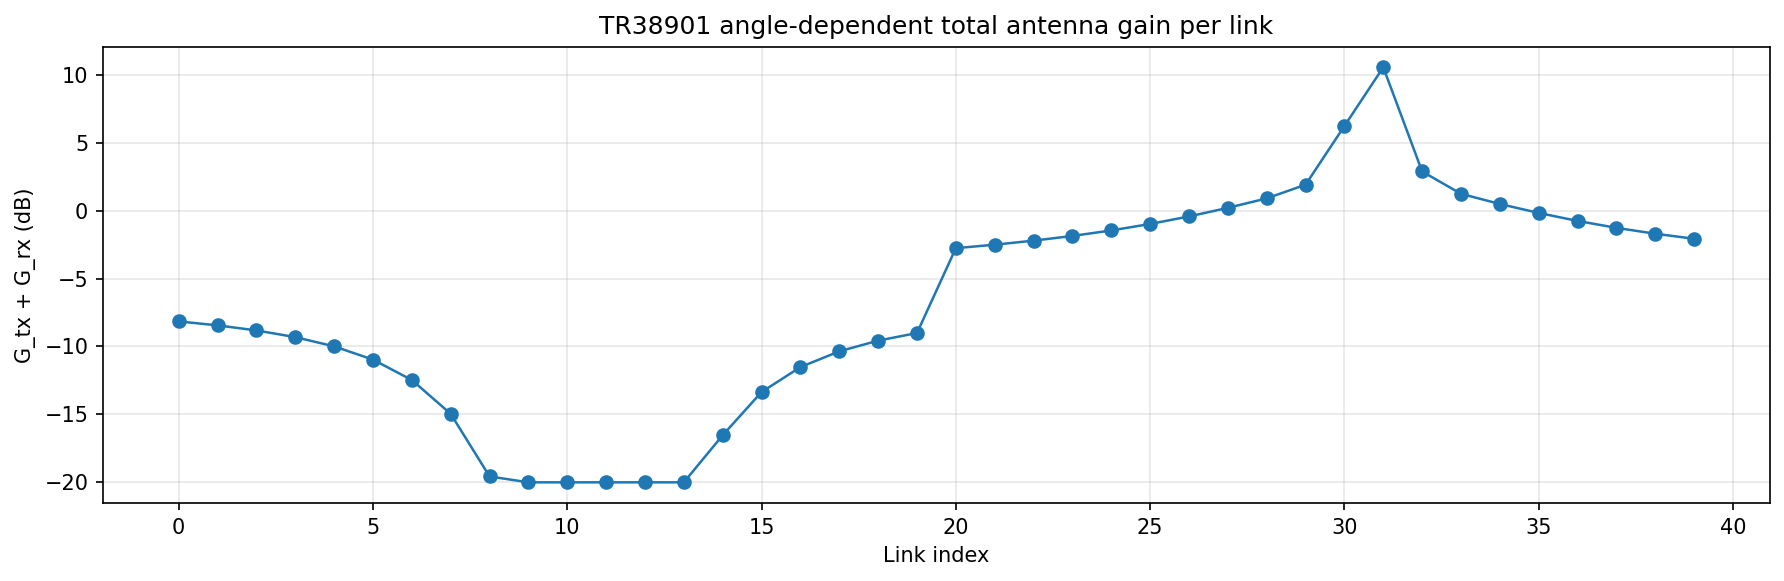

Python code for this plot:
import os
import sys
from pathlib import Path

import matplotlib.pyplot as plt
import numpy as np
import yaml


def resolve_repo_root() -> Path:
    root = Path(__file__).resolve().parent
    while not (root / "wireless_channel").exists() and root != root.parent:
        root = root.parent

    if not (root / "wireless_channel").exists():
        raise RuntimeError("Could not locate repository root containing 'wireless_channel'.")

    return root


ROOT = resolve_repo_root()
os.chdir(ROOT)
if str(ROOT) not in sys.path:
    sys.path.insert(0, str(ROOT))

from wireless_channel.waveforms import Waveform


# User settings: edit these values directly.
ENVIRONMENT = "office_space_perpendicular"
ENV_CONFIG_PATH = None
WAVEFORM_CONFIG_PATH = "examples/training_school/configs/tutorial_waveform_config.yaml"

UE_INDEX = 0
USE_MANUAL_UE_POSITION = False
UE_POSITION = {"x": 2.0, "y": 5.0, "z": 1.5}

NUM_STRIPES = 2
NUM_RUS_PER_STRIPE = 20

# Antenna boresight orientation (global frame): azimuth and elevation in degrees.
# Azimuth: 0=+x, 90=+y. Elevation: 0=horizon, 90=+z.
# Default LOS deployment assumes RU arrays point downward and UE arrays upward.
UE_BORESIGHT_AZ_DEG = 0.0
UE_BORESIGHT_EL_DEG = 90.0
RU_BORESIGHT_AZ_DEG = 0.0
RU_BORESIGHT_EL_DEG = -90.0

MIN_DISTANCE_M = 1e-3
PLOT = True
PLOT_OUTPUT_PATH = "examples/training_school/angle_dependent_los_pattern.png"
CSV_OUTPUT_PATH = "examples/training_school/angle_dependent_los_pattern.csv"


C = 299792458.0
PI = np.pi


def truncate_radio_stripes(radio_stripes, n_stripes, n_rus):
    if n_stripes is None:
        n_stripes = len(radio_stripes)

    trimmed = []
    for stripe in radio_stripes[:n_stripes]:
        central_units = [entry for entry in stripe if "central_unit" in entry]
        rus = [entry for entry in stripe if "radio_unit" in entry]
        if n_rus is not None:
            rus = rus[:n_rus]
        trimmed.append(central_units[:1] + rus)
    return trimmed


def extract_ru_positions(stripe_positions):
    ru_positions = []
    for stripe_idx, stripe in enumerate(stripe_positions):
        ru_idx = 0
        for entry in stripe:
            ru = entry.get("radio_unit")
            if ru is None:
                continue
            ru_positions.append((stripe_idx, ru_idx, np.array([ru["x"], ru["y"], ru["z"]], dtype=float)))
            ru_idx += 1
    return ru_positions


def wrap_to_pi(phi_rad):
    return (phi_rad + PI) % (2.0 * PI) - PI


def tr38901_power_gain(theta_rad, phi_rad):
    """NumPy rewrite of the provided Dr.Jit/Mitsuba pattern (power gain, linear)."""
    phi = wrap_to_pi(phi_rad)

    theta_3db = np.deg2rad(65.0)
    phi_3db = np.deg2rad(65.0)
    a_max = 30.0
    sla_v = 30.0
    g_e_max = 20.0

    a_v = -np.minimum(12.0 * ((theta_rad - PI / 2.0) / theta_3db) ** 2, sla_v)
    a_h = -np.minimum(12.0 * (phi / phi_3db) ** 2, a_max)
    a_db = -np.minimum(-(a_v + a_h), a_max) + g_e_max
    return 10.0 ** (a_db / 10.0)


def unit_vector_from_az_el(az_deg, el_deg):
    az = np.deg2rad(az_deg)
    el = np.deg2rad(el_deg)
    x = np.cos(el) * np.cos(az)
    y = np.cos(el) * np.sin(az)
    z = np.sin(el)
    v = np.array([x, y, z], dtype=float)
    n = np.linalg.norm(v)
    if n < 1e-12:
        raise ValueError("Boresight vector norm too small.")
    return v / n


def local_frame_from_boresight(boresight_unit):
    """Build right-handed local frame where local +x is boresight."""
    x_hat = boresight_unit
    ref = np.array([0.0, 0.0, 1.0], dtype=float)
    if abs(np.dot(x_hat, ref)) > 0.95:
        ref = np.array([0.0, 1.0, 0.0], dtype=float)

    y_hat = np.cross(ref, x_hat)
    y_hat /= np.linalg.norm(y_hat)
    z_hat = np.cross(x_hat, y_hat)
    z_hat /= np.linalg.norm(z_hat)
    return x_hat, y_hat, z_hat


def vector_to_local_spherical(direction_global, frame):
    """Return (theta, phi) in local spherical coordinates.

    theta is zenith angle from +z in [0, pi], phi is azimuth in [-pi, pi].
    """
    x_hat, y_hat, z_hat = frame
    x_local = np.dot(direction_global, x_hat)
    y_local = np.dot(direction_global, y_hat)
    z_local = np.dot(direction_global, z_hat)

    z_clamped = np.clip(z_local, -1.0, 1.0)
    theta = np.arccos(z_clamped)
    phi = np.arctan2(y_local, x_local)
    return theta, phi


def build_patterned_los_channels(ue_xyz, ru_positions, carrier_frequency_hz, n_subcarriers, subcarrier_spacing_hz):
    ue_boresight = unit_vector_from_az_el(UE_BORESIGHT_AZ_DEG, UE_BORESIGHT_EL_DEG)
    ru_boresight = unit_vector_from_az_el(RU_BORESIGHT_AZ_DEG, RU_BORESIGHT_EL_DEG)

    ue_frame = local_frame_from_boresight(ue_boresight)
    ru_frame = local_frame_from_boresight(ru_boresight)

    sampling_rate_hz = n_subcarriers * subcarrier_spacing_hz
    f_sub = np.fft.fftfreq(n_subcarriers, d=1.0 / sampling_rate_hz)
    wavelength = C / carrier_frequency_hz

    n_links = len(ru_positions)
    h_iso = np.zeros((n_links, n_subcarriers), dtype=complex)
    h_patterned = np.zeros((n_links, n_subcarriers), dtype=complex)

    rows = []
    for link_idx, (stripe_idx, ru_idx, ru_xyz) in enumerate(ru_positions):
        v_ue_to_ru = ru_xyz - ue_xyz
        distance = max(np.linalg.norm(v_ue_to_ru), MIN_DISTANCE_M)
        u_ue_to_ru = v_ue_to_ru / distance
        u_ru_to_ue = -u_ue_to_ru

        tx_theta, tx_phi = vector_to_local_spherical(u_ue_to_ru, ue_frame)
        rx_theta, rx_phi = vector_to_local_spherical(u_ru_to_ue, ru_frame)

        g_tx_lin = float(tr38901_power_gain(tx_theta, tx_phi))
        g_rx_lin = float(tr38901_power_gain(rx_theta, rx_phi))
        g_tot_lin = g_tx_lin * g_rx_lin

        tau = distance / C
        fspl_field = wavelength / (4.0 * PI * distance)
        phase = np.exp(-1j * 2.0 * PI * (carrier_frequency_hz + f_sub) * tau)

        h0 = fspl_field * phase
        hp = fspl_field * np.sqrt(g_tot_lin) * phase
        h_iso[link_idx, :] = h0
        h_patterned[link_idx, :] = hp

        p0 = float(np.mean(np.abs(h0) ** 2))
        pp = float(np.mean(np.abs(hp) ** 2))
        rows.append(
            {
                "stripe_idx": stripe_idx,
                "ru_idx": ru_idx,
                "distance_m": distance,
                "tx_theta_deg": np.rad2deg(tx_theta),
                "tx_phi_deg": np.rad2deg(tx_phi),
                "rx_theta_deg": np.rad2deg(rx_theta),
                "rx_phi_deg": np.rad2deg(rx_phi),
                "g_tx_dbi": 10.0 * np.log10(g_tx_lin + 1e-30),
                "g_rx_dbi": 10.0 * np.log10(g_rx_lin + 1e-30),
                "g_total_db": 10.0 * np.log10(g_tot_lin + 1e-30),
                "mean_power_iso": p0,
                "mean_power_patterned": pp,
                "pattern_vs_iso_db": 10.0 * np.log10((pp + 1e-30) / (p0 + 1e-30)),
            }
        )

    return h_iso, h_patterned, rows


def save_csv(rows, output_path):
    output_path.parent.mkdir(parents=True, exist_ok=True)
    headers = list(rows[0].keys())
    lines = [",".join(headers)]
    for row in rows:
        values = [str(row[key]) for key in headers]
        lines.append(",".join(values))
    output_path.write_text("\n".join(lines) + "\n", encoding="utf8")


def plot_link_gains(rows, output_path):
    ru_labels = [f"s{int(r['stripe_idx'])}-ru{int(r['ru_idx'])}" for r in rows]
    gains_db = np.array([r["g_total_db"] for r in rows], dtype=float)

    fig, ax = plt.subplots(figsize=(12, 4))
    ax.plot(np.arange(len(gains_db)), gains_db, marker="o", linewidth=1.2)
    ax.set_title("TR38901 angle-dependent total antenna gain per link")
    ax.set_xlabel("Link index")
    ax.set_ylabel("G_tx + G_rx (dB)")
    ax.grid(True, alpha=0.3)

    if len(ru_labels) <= 30:
        ax.set_xticks(np.arange(len(ru_labels)))
        ax.set_xticklabels(ru_labels, rotation=60, ha="right", fontsize=8)

    fig.tight_layout()
    output_path.parent.mkdir(parents=True, exist_ok=True)
    fig.savefig(output_path, dpi=150, bbox_inches="tight")
    plt.close(fig)


def main():
    env_config_path = Path(ENV_CONFIG_PATH) if ENV_CONFIG_PATH else ROOT / "environments" / ENVIRONMENT / "config.yaml"
    waveform_config_path = Path(WAVEFORM_CONFIG_PATH)

    with open(env_config_path, "r", encoding="utf8") as f:
        env_config = yaml.safe_load(f)

    with open(waveform_config_path, "r", encoding="utf8") as f:
        waveform_config = yaml.safe_load(f)

    selected_stripes = truncate_radio_stripes(
        env_config["radio_stripes"],
        n_stripes=NUM_STRIPES,
        n_rus=NUM_RUS_PER_STRIPE,
    )
    ru_positions = extract_ru_positions(selected_stripes)
    if len(ru_positions) == 0:
        raise ValueError("No radio units found after stripe/RU truncation.")

    if USE_MANUAL_UE_POSITION:
        ue_pos = UE_POSITION
    else:
        ue_pos = env_config["ue_positions"][UE_INDEX]

    ue_xyz = np.array([ue_pos["x"], ue_pos["y"], ue_pos["z"]], dtype=float)

    wf = Waveform.from_config(waveform_config, env_config["sub_thz"])
    n_subcarriers = int(wf.n_carriers)
    subcarrier_spacing_hz = float(wf.bw / wf.n_carriers)
    carrier_frequency_hz = float(wf.fc)

    h_iso, h_patterned, rows = build_patterned_los_channels(
        ue_xyz=ue_xyz,
        ru_positions=ru_positions,
        carrier_frequency_hz=carrier_frequency_hz,
        n_subcarriers=n_subcarriers,
        subcarrier_spacing_hz=subcarrier_spacing_hz,
    )

    p_iso = float(np.mean(np.abs(h_iso) ** 2))
    p_pat = float(np.mean(np.abs(h_patterned) ** 2))
    print(f"Environment          : {ENVIRONMENT}")
    print(f"UE position          : {ue_pos}")
    print(f"Num links            : {len(rows)}")
    print(f"UE boresight (az,el) : ({UE_BORESIGHT_AZ_DEG}, {UE_BORESIGHT_EL_DEG}) deg")
    print(f"RU boresight (az,el) : ({RU_BORESIGHT_AZ_DEG}, {RU_BORESIGHT_EL_DEG}) deg")
    print(f"Mean |H|^2 isotropic : {p_iso:.6e}")
    print(f"Mean |H|^2 patterned : {p_pat:.6e}")
    print(f"Pattern gain effect  : {10.0 * np.log10((p_pat + 1e-30) / (p_iso + 1e-30)):.3f} dB")

    rows_sorted = sorted(rows, key=lambda r: r["pattern_vs_iso_db"], reverse=True)
    print("\nTop 10 links by pattern boost (dB)")
    print("stripe ru distance_m tx_theta tx_phi rx_theta rx_phi g_total_db delta_db")
    for r in rows_sorted[:10]:
        print(
            f"{int(r['stripe_idx']):>4d} {int(r['ru_idx']):>2d} "
            f"{r['distance_m']:.3f} "
            f"{r['tx_theta_deg']:.1f} {r['tx_phi_deg']:.1f} "
            f"{r['rx_theta_deg']:.1f} {r['rx_phi_deg']:.1f} "
            f"{r['g_total_db']:.2f} {r['pattern_vs_iso_db']:.2f}"
        )

    csv_output = ROOT / CSV_OUTPUT_PATH
    save_csv(rows, csv_output)
    print(f"\nSaved link table to: {csv_output}")

    if PLOT:
        plot_output = ROOT / PLOT_OUTPUT_PATH
        plot_link_gains(rows, plot_output)
        print(f"Saved gain plot to: {plot_output}")


if __name__ == "__main__":
    main()
